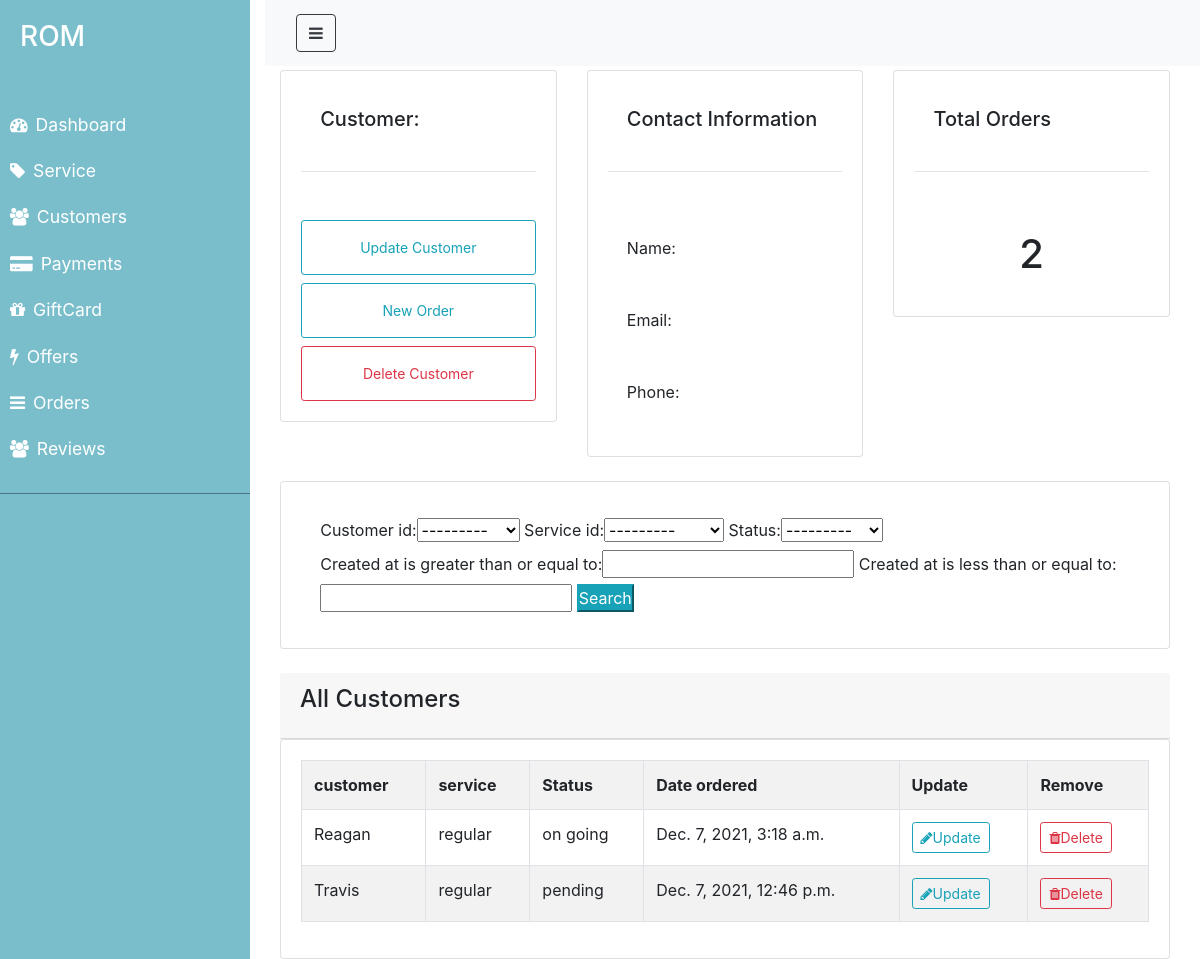
The page /customer/ (signed in) on the database its author committed.
### ROM/models.py (models this page shows, shortened)
class Order(models.Model):
    STATUS=(
        ('pending', 'pending'),
        ('on going', 'on going'),
        ('completed','completed'),
    )
    customer_id=models.ForeignKey('Customer',on_delete=models.CASCADE,blank=True,null=True)
    service_id=models.ForeignKey('Service',on_delete=models.CASCADE,blank=True,null=True)
    status=models.CharField(max_length=100, null=False, blank=False, choices=STATUS)
    total=models.FloatField(null= False, blank= True)
    created_at=models.DateTimeField(auto_now_add=True)
    updated_at= models.DateTimeField(auto_now=True)

class Customer(models.Model):
    name=models.CharField(max_length=100, null=False, blank=False)
    email=models.CharField(max_length=100, null=False, blank=False)
    phone_number=models.IntegerField(null= True, blank= True)
    created_at=models.DateTimeField(auto_now_add=True)
    def __str__(self):
        return self.name

class Service(models.Model):
    CATEGORY=(
        ('regular', 'regular'),
        ('commercial', 'commercial'),
        ('personalized','personalized'),
    )
    category=models.CharField(max_length=100, null=False, blank=False,choices=CATEGORY, default='regular')
    description=models.TextField(null=False, blank=False)
    customer_id=models.ForeignKey('Customer',on_delete=models.CASCADE, blank=True,null=True)
    rating=models.IntegerField(null=True, blank=True)
    created_at=models.DateTimeField(auto_now_add=True)
    updated_at= models.DateTimeField(auto_now=True)
    def __str__(self):
        return self.category

### ROM/views.py (the view)
# urls.py: path('customer/', views.customer, name="customer"),
def customer(request):
   customers = Customer.objects.all()
   orders= Order.objects.all()
   total_orders = orders.count()
   myFilter= OrderFilter(request.GET, queryset=orders)
   orders= myFilter.qs
   context = {'customers':customers,'orders': orders,'total_orders': total_orders, 'myFilter': myFilter}
   return render(request, 'ROM/admin/customer.html', context)

### ROM/templates/ROM/admin/customer.html
{% extends 'ROM/admin/layouts/admin_master.html' %}
{% block content %}
<div class= "row mt-3">
    <div class= "col-md">
        <div class= "card card-body">
            <h5>Customer: </h5>
            <hr>
            <a class= "btn btn-outline-info btn-sm btn-block" href="#">Update Customer</a>
            <a class= "btn btn-outline-info btn-sm btn-block" href="#">New Order</a>
            <a class= "btn btn-outline-danger btn-sm btn-block" href="#">Delete Customer</a>
        </div>
    </div>
    <div class= "col-md">
        <div class= "card card-body">
            <h5>Contact Information  </h5>
            <hr>
            <p>Name: {{customer.name}}</p>
            <p>Email: {{customer.email}}</p>
            <p>Phone: {{customer.phone_number}}</p>
        </div>
    </div>
    <div class= "col-md">
        <div class= "card card-body">
            <h5>Total Orders </h5>
            <hr>
           <h1 style="text-align: center;padding: 10px;">{{total_orders}}</h1>
        </div>
    </div>
</div>
<br>
<div class="row">
    <div class="col">
        <div class="card card-body">
            <form method="get">
                {{myFilter.form}}
                <button class="btn-info" type="submit">Search</button>
            </form>
        </div>
    </div>
</div>
<br>
<div class="row">
    <div class="col">
        <div class="card-header">
            <h4 class="card-title">All Customers</h4>
        </div>
        <div class="card card-body">
            <table class= "table table-hover table-bordered table-striped">
                <tr>
                    <th>customer</th>
                    <th>service</th>
                    <th>Status</th>
                    <th>Date ordered</th>
                    <th>Update</th>
                    <th>Remove</th>
                </tr>
                {% for order in orders %}
                <tr>
                    <td>{{order.customer_id}}</td>
                    <td>{{order.service_id}}</td>
                    <td>{{order.status}}</td>
                    <td>{{order.created_at}}</td>
                    <td><a class="btn btn-sm btn-outline-info" href="#"><i class="fa fa-pencil" aria-hidden="true"></i>Update </a></td>
                    <td><a class="btn btn-sm btn-outline-danger" href="{% url 'delete_customer' 1 %}"><i class="fa fa-trash " aria-hidden="true"></i>Delete </a></td>
                </tr>
                {% endfor %}
            </table>
        </div>
    </div>
</div>
{% endblock %}

### ROM/static/css/admin.css (style rules this page uses)
* { padding: 0; margin: 0; box-sizing: border-box; }
a, a:hover, a:focus { color: inherit; text-decoration: none; transition: all 0.3s; }
body { background: color #ebeff5;; }
*, *::before, *::after { margin: 0; padding: 0; box-shadow: border-box; }
.card > * { padding: 1rem 1.2rem; }

### rows shown on the page
Order: customer_id "Reagan", service_id "regular", status "on going", created_at "Dec. 7, 2021, 3:18 a.m."
Order: customer_id "Travis", service_id "regular", status "pending", created_at "Dec. 7, 2021, 12:46 p.m."

### other values the page prints
{{ total_orders }} "2"
